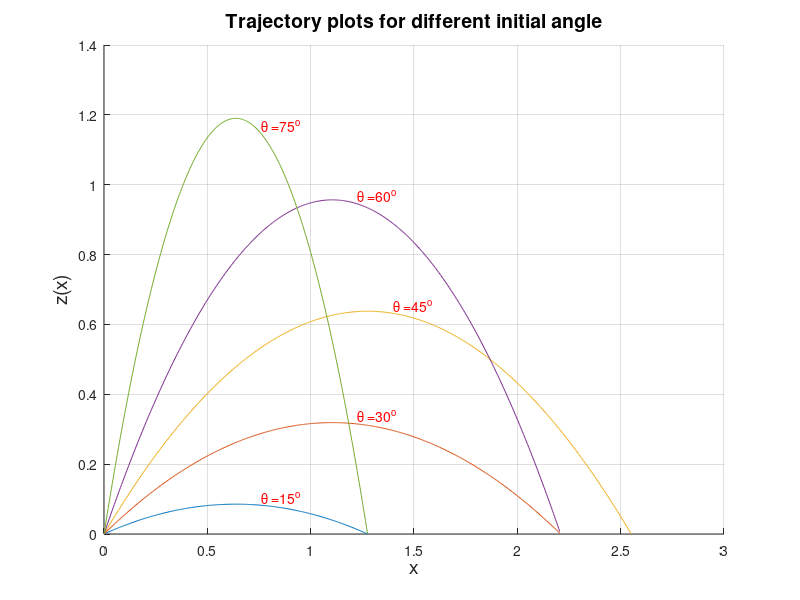

Reproduce this figure in MATLAB.
%projectile.m - without air resistance
%plots the projectile trajectory z(x)=viz*x/vix-0.5*g*(x/v0x)^2
clear;
vi=5; zi=0; xi=0; g=9.8;%initial: speed, positions, gravity
xmin=xi;xs=0.005; thi=15; ths=15; thm=75;% x, angle ranges
hold on;
for th=thi:ths:thm;
    vix=vi*cos(th*2*pi/360);% initial speed components
    viz=vi*sin(th*2*pi/360);
    xmax=2*vix*viz/g+xi;
    N=(xmax-xmin)/xs+1; M=round(N/2);
    x=[xmin:xs:xmax];
    z=zi+viz*(x-xi)/vix-0.5*g*((x-xi)/vix).^2;
    plot(x,z);
str1=cat(2,'\theta =',num2str(th),'^o');
text(x(M+25),z(M+25)+0.025,str1,'FontSize',10,'Color','red');
end
str3=cat(2,'Trajectory plots for different initial angle');
title(str3,'FontSize',14); ylabel('z(x)','FontSize',14)
xlabel('x','FontSize',14); grid on;
